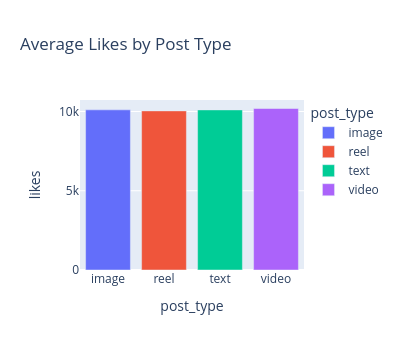

Here is the notebook cell this chart was saved with:
### Code cell
# interactive barchart

avg_likes = df.groupby('post_type',as_index=False)['likes'].mean()

fig = px.bar( avg_likes,x='post_type', y='likes',title='Average Likes by Post Type',color='post_type', width=400,
    height=350)

fig.show()

### Figure 1 — Plotly figure (JSON) as saved in the notebook; plotly's stock layout.template omitted (floating-point values rounded to 4 significant figures)
{"data": [{"hovertemplate": "post_type=%{x}<br>likes=%{y}<extra></extra>", "legendgroup": "image", "marker": {"color": "#636efa", "pattern": {"shape": ""}}, "name": "image", "orientation": "v", "showlegend": true, "textposition": "auto", "type": "bar", "x": ["image"], "xaxis": "x", "y": [10100.0], "yaxis": "y"}, {"hovertemplate": "post_type=%{x}<br>likes=%{y}<extra></extra>", "legendgroup": "reel", "marker": {"color": "#EF553B", "pattern": {"shape": ""}}, "name": "reel", "orientation": "v", "showlegend": true, "textposition": "auto", "type": "bar", "x": ["reel"], "xaxis": "x", "y": [10040.0], "yaxis": "y"}, {"hovertemplate": "post_type=%{x}<br>likes=%{y}<extra></extra>", "legendgroup": "text", "marker": {"color": "#00cc96", "pattern": {"shape": ""}}, "name": "text", "orientation": "v", "showlegend": true, "textposition": "auto", "type": "bar", "x": ["text"], "xaxis": "x", "y": [10100.0], "yaxis": "y"}, {"hovertemplate": "post_type=%{x}<br>likes=%{y}<extra></extra>", "legendgroup": "video", "marker": {"color": "#ab63fa", "pattern": {"shape": ""}}, "name": "video", "orientation": "v", "showlegend": true, "textposition": "auto", "type": "bar", "x": ["video"], "xaxis": "x", "y": [10190.0], "yaxis": "y"}], "layout": {"barmode": "relative", "height": 350, "legend": {"title": {"text": "post_type"}, "tracegroupgap": 0}, "title": {"text": "Average Likes by Post Type"}, "width": 400, "xaxis": {"anchor": "y", "categoryarray": ["image", "reel", "text", "video"], "categoryorder": "array", "domain": [0, 1], "title": {"text": "post_type"}}, "yaxis": {"anchor": "x", "domain": [0, 1], "title": {"text": "likes"}}}}
